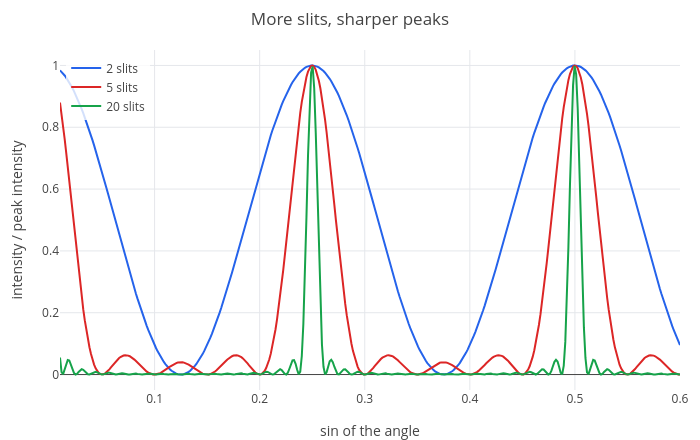

Notebook code cell kept with this figure:
### Markdown cell above
## 4. Gratings and resolution

Many slits, $N$ of them, $d$ apart, give the intensity
$\left(\frac{\sin(N\pi d\sin\theta/\lambda)}{\sin(\pi d\sin\theta/\lambda)}\right)^2$: bright fringes at the same
angles as for two slits, but $N$ times narrower. With $d = 4$ wavelengths:

### Code cell
G(N) := (sin(N*pi*4*s)/sin(pi*4*s))^2/N^2;
p = plot(G(2), s, 0.01, 0.6);
p = show(p, plot(G(5), s, 0.01, 0.6));
p = show(p, plot(G(20), s, 0.01, 0.6));
p = legend(p, "2 slits", "5 slits", "20 slits");
labels(title(p, "More slits, sharper peaks"), "sin of the angle", "intensity / peak intensity")

### Figure 1 — Plotly figure (JSON) as saved in the notebook; plotly's stock layout.template omitted (floating-point values rounded to 4 significant figures; data arrays with more than 128 entries replaced by an {"elided": "..."} marker saying what was removed)
{"data": [{"line": {"color": "#2563eb", "width": 2}, "mode": "lines", "name": "2 slits", "type": "scatter", "x": {"elided": "402 float values"}, "y": {"elided": "402 float values"}}, {"line": {"color": "#dc2626", "width": 2}, "mode": "lines", "name": "5 slits", "type": "scatter", "x": {"elided": "402 float values"}, "y": {"elided": "402 float values"}}, {"line": {"color": "#16a34a", "width": 2}, "mode": "lines", "name": "20 slits", "type": "scatter", "x": {"elided": "402 float values"}, "y": {"elided": "402 float values"}}], "layout": {"height": 440, "legend": {"bgcolor": "rgba(255,255,255,0.8)", "x": 0.01, "xanchor": "left", "y": 0.99, "yanchor": "top"}, "margin": {"b": 50, "l": 60, "r": 20, "t": 50}, "showlegend": true, "title": {"text": "More slits, sharper peaks"}, "width": 700, "xaxis": {"title": {"text": "sin of the angle"}, "zeroline": true}, "yaxis": {"range": [-0.05, 1.05], "title": {"text": "intensity / peak intensity"}, "zeroline": true}}}
